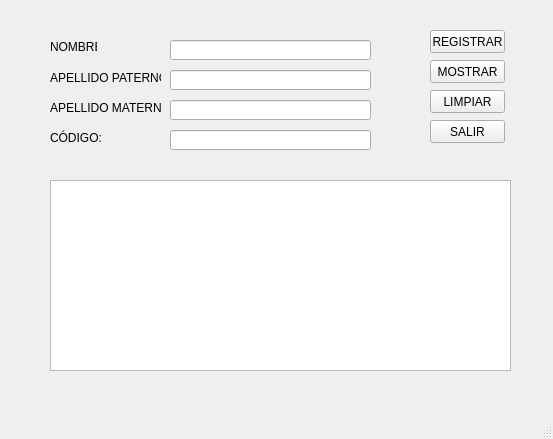
<?xml version="1.0" encoding="UTF-8"?>
<ui version="4.0">
 <class>MainWindow</class>
 <widget class="QMainWindow" name="MainWindow">
  <property name="geometry">
   <rect>
    <x>0</x>
    <y>0</y>
    <width>553</width>
    <height>439</height>
   </rect>
  </property>
  <property name="windowTitle">
   <string>MainWindow</string>
  </property>
  <widget class="QWidget" name="centralwidget">
   <widget class="QPushButton" name="btnRegistrar">
    <property name="geometry">
     <rect>
      <x>430</x>
      <y>30</y>
      <width>75</width>
      <height>23</height>
     </rect>
    </property>
    <property name="text">
     <string>REGISTRAR</string>
    </property>
   </widget>
   <widget class="QPushButton" name="btnMostrar">
    <property name="geometry">
     <rect>
      <x>430</x>
      <y>60</y>
      <width>75</width>
      <height>23</height>
     </rect>
    </property>
    <property name="text">
     <string>MOSTRAR</string>
    </property>
   </widget>
   <widget class="QPushButton" name="btnLimpiar">
    <property name="geometry">
     <rect>
      <x>430</x>
      <y>90</y>
      <width>75</width>
      <height>23</height>
     </rect>
    </property>
    <property name="text">
     <string>LIMPIAR</string>
    </property>
   </widget>
   <widget class="QTextEdit" name="txtS">
    <property name="geometry">
     <rect>
      <x>50</x>
      <y>180</y>
      <width>461</width>
      <height>191</height>
     </rect>
    </property>
   </widget>
   <widget class="QPushButton" name="btnSalir">
    <property name="geometry">
     <rect>
      <x>430</x>
      <y>120</y>
      <width>75</width>
      <height>23</height>
     </rect>
    </property>
    <property name="text">
     <string>SALIR</string>
    </property>
   </widget>
   <widget class="QLabel" name="label">
    <property name="geometry">
     <rect>
      <x>50</x>
      <y>40</y>
      <width>47</width>
      <height>13</height>
     </rect>
    </property>
    <property name="text">
     <string>NOMBRE:</string>
    </property>
   </widget>
   <widget class="QLabel" name="label_2">
    <property name="geometry">
     <rect>
      <x>50</x>
      <y>70</y>
      <width>111</width>
      <height>16</height>
     </rect>
    </property>
    <property name="text">
     <string>APELLIDO PATERNO:</string>
    </property>
   </widget>
   <widget class="QLabel" name="label_3">
    <property name="geometry">
     <rect>
      <x>50</x>
      <y>100</y>
      <width>111</width>
      <height>16</height>
     </rect>
    </property>
    <property name="text">
     <string>APELLIDO MATERNO:</string>
    </property>
   </widget>
   <widget class="QLabel" name="label_4">
    <property name="geometry">
     <rect>
      <x>50</x>
      <y>130</y>
      <width>111</width>
      <height>16</height>
     </rect>
    </property>
    <property name="text">
     <string>CÓDIGO:</string>
    </property>
   </widget>
   <widget class="QLineEdit" name="txtNombre">
    <property name="geometry">
     <rect>
      <x>170</x>
      <y>40</y>
      <width>201</width>
      <height>20</height>
     </rect>
    </property>
   </widget>
   <widget class="QLineEdit" name="txtApellidoPaterno">
    <property name="geometry">
     <rect>
      <x>170</x>
      <y>70</y>
      <width>201</width>
      <height>20</height>
     </rect>
    </property>
   </widget>
   <widget class="QLineEdit" name="txtApellidoMaterno">
    <property name="geometry">
     <rect>
      <x>170</x>
      <y>100</y>
      <width>201</width>
      <height>20</height>
     </rect>
    </property>
   </widget>
   <widget class="QLineEdit" name="txtCodigo">
    <property name="geometry">
     <rect>
      <x>170</x>
      <y>130</y>
      <width>201</width>
      <height>20</height>
     </rect>
    </property>
   </widget>
  </widget>
  <widget class="QMenuBar" name="menubar">
   <property name="geometry">
    <rect>
     <x>0</x>
     <y>0</y>
     <width>553</width>
     <height>21</height>
    </rect>
   </property>
  </widget>
  <widget class="QStatusBar" name="statusbar"/>
 </widget>
 <resources/>
 <connections/>
</ui>
